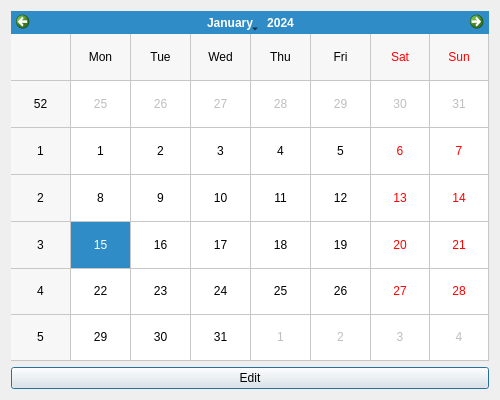
<?xml version="1.0" encoding="UTF-8"?>
<ui version="4.0">
 <class>DateEdit</class>
 <widget class="QDialog" name="DateEdit">
  <property name="geometry">
   <rect>
    <x>0</x>
    <y>0</y>
    <width>500</width>
    <height>400</height>
   </rect>
  </property>
  <property name="minimumSize">
   <size>
    <width>500</width>
    <height>400</height>
   </size>
  </property>
  <property name="maximumSize">
   <size>
    <width>500</width>
    <height>400</height>
   </size>
  </property>
  <property name="windowTitle">
   <string>Dialog</string>
  </property>
  <layout class="QVBoxLayout" name="verticalLayout">
   <item>
    <widget class="QCalendarWidget" name="calendarWidget">
     <property name="gridVisible">
      <bool>true</bool>
     </property>
     <property name="selectionMode">
      <enum>QCalendarWidget::SingleSelection</enum>
     </property>
     <property name="horizontalHeaderFormat">
      <enum>QCalendarWidget::ShortDayNames</enum>
     </property>
     <property name="navigationBarVisible">
      <bool>true</bool>
     </property>
     <property name="dateEditEnabled">
      <bool>false</bool>
     </property>
    </widget>
   </item>
   <item>
    <widget class="QPushButton" name="pushButton">
     <property name="text">
      <string>Edit</string>
     </property>
    </widget>
   </item>
  </layout>
 </widget>
 <resources/>
 <connections/>
</ui>
